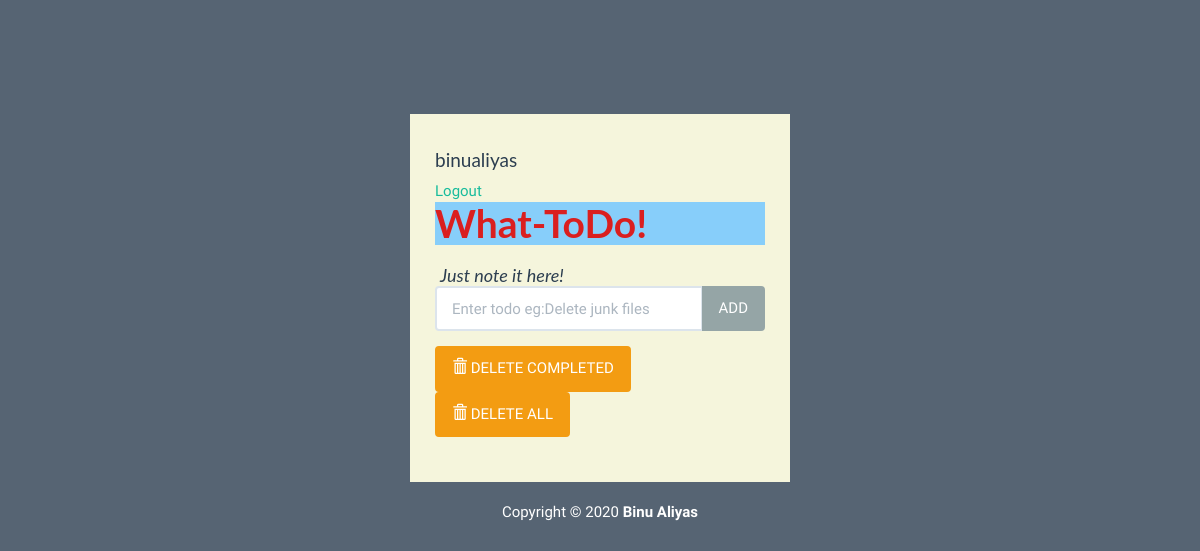
The page /home (signed in) on the database as committed earlier.
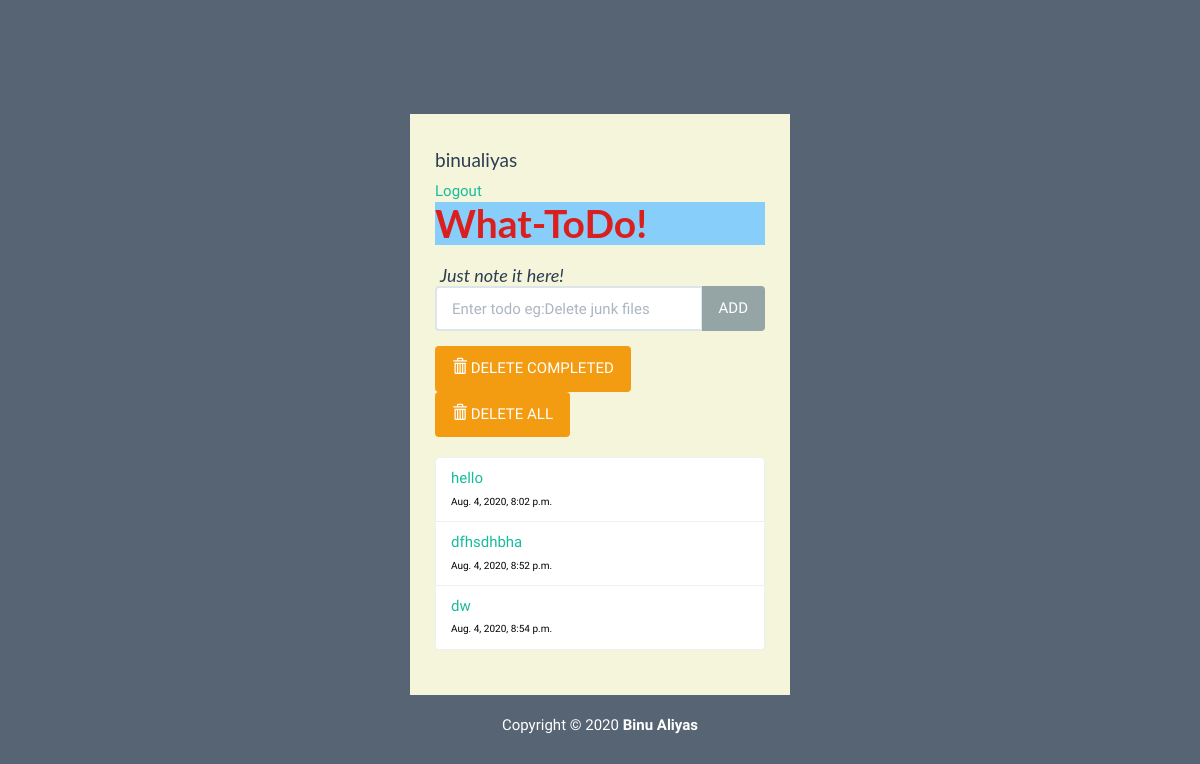
The same page on the database as committed later.
### ToDoApp/models.py (models this page shows, shortened)
class Todo(models.Model):
    text=models.CharField(max_length=60)
    complete=models.BooleanField(default=False)
    date_added=models.DateTimeField(auto_now_add=True)

### ToDoApp/views.py (the view)
# urls.py: path('home', views.home, name='home'),
@login_required(login_url='/')
def home(request):
    todo_list=Todo.objects.order_by('id')
    form= TodoForm()
    context={'todo_list':todo_list,'form':form}
    return render(request,'ToDoApp/home.html', context)

### ToDoApp/forms.py
class TodoForm(forms.Form):
    text = forms.CharField(max_length=100,
    widget=forms.TextInput(attrs={"class":"form-control", "placeholder":"Enter todo eg:Delete junk files","aria-label":"Todo","aria-describedby":"add-btn"}))

### ToDoApp/templates/ToDoApp/home.html (shortened to what this page needs)
{% extends 'ToDoApp/base.html' %}
{% load static %}
{% block content %}
    <div class="container-fluid" id="wrapper">
        <div class="row ">
            <div class="col-lg-4 col-lg-offset-4" id="content">
                {% if user.is_authenticated %}
                    <h4>{{ user.username }}</h4>
                    <a  href="{% url 'logout' %}">Logout</a>
                {% else %}
                    <a href="{% url 'login' %}" >Login</a>
                    <a href="{% url 'register' %}" style="color: lightslategrey;">Register</a>
                {% endif %}
                <h1 style="margin-top: 0em; color: rgb(218, 31, 31); background-color: lightskyblue; font-weight: bold;">What-ToDo!</h1>
                <h2 style="text-align: left; margin-bottom: 0px; margin-left: 5px;"><span style="font-style: italic;">Just note it here!</span></h2>
                <form action="{% url 'add' %}" method="POST" role="form">
                    <div class="form-group">
                        <div class="input-group">
                            {{ form.text }}
                            <span class="input-group-btn">
                            <button type="submit" class="btn btn-default" id="add-btn">ADD</button>
                            </span>
                        </div>
                    </div>
                </form>
                <div class="row t10">
                    <div class="col-lg-12">
                        <div class="btn-toolbar">
                            <div class="btn-group">
                                <a href="{% url 'delete' %}"><button type="button" class="btn btn-warning">
                                    <i class="glyphicon glyphicon-trash"></i> DELETE COMPLETED
                                </button></a>
                            </div>
                            <div class="btn-group">
                                <a href="{% url 'deleteall' %}"><button type="button" class="btn btn-warning">
                                    <i class="glyphicon glyphicon-trash"></i> DELETE ALL
                                </button></a>
                            </div>
                        </div>
                    </div>
                </div>
                <ul class="list-group t20">
                    {% for todo in todo_list %}
                        {% if todo.complete %}
                        <li class="list-group-item todo-completed" style="text-decoration: line-through crimson" > {{ todo.text }} </li>
                        {% else %}
                        <li class="list-group-item"><a href="{% url 'complete' todo.id %}">{{ todo.text }}</a><br><span style="font-size: x-small;">{{ todo.date_added }}</span> </li>
                        {% endif %}
                    {% endfor %}
                </ul>
            </div>
        </div>
        <footer>
            <div class="row pad">
                <div class="col-lg-12 text-center">
                    Copyright &copy; 2020 <strong>Binu Aliyas</strong>
                </div>
            </div>
        </footer>
    </div>
{% endblock %}

Rows that differ between the two databases and show on the page:
added Todo: text "hello", date_added "Aug. 4, 2020, 8:02 p.m."
added Todo: text "dfhsdhbha", date_added "Aug. 4, 2020, 8:52 p.m."
added Todo: text "dw", date_added "Aug. 4, 2020, 8:54 p.m."
